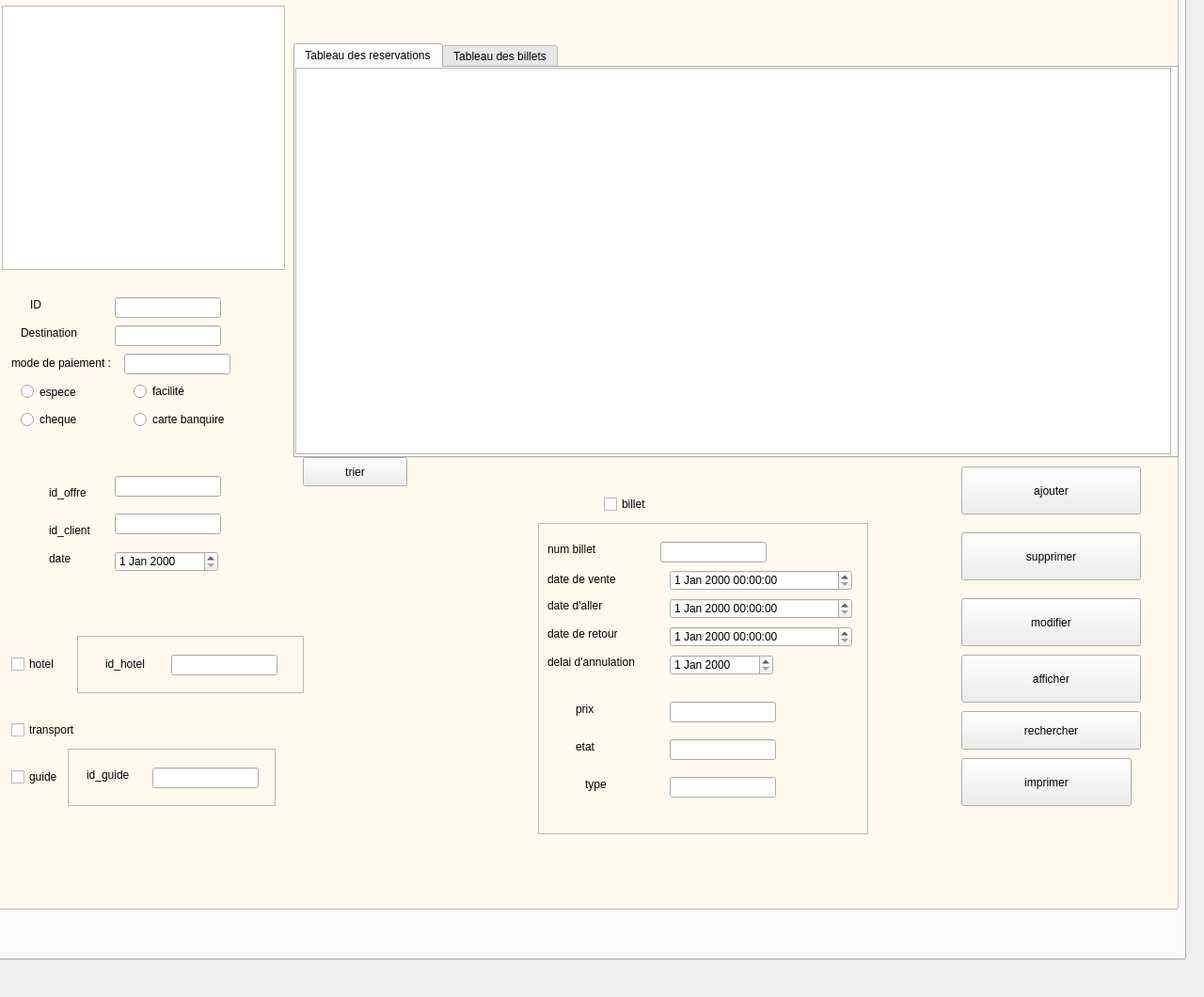
   <widget class="QWidget" name="tab_2">
    <attribute name="title">
     <string>gestion reservation</string>
    </attribute>
    <widget class="QTabWidget" name="tabWidget_3">
     <property name="geometry">
      <rect>
       <x>-10</x>
       <y>-30</y>
       <width>1271</width>
       <height>1051</height>
      </rect>
     </property>
     <property name="currentIndex">
      <number>0</number>
     </property>
     <widget class="QWidget" name="tab_5">
      <attribute name="title">
       <string>ajouter reservation</string>
      </attribute>
      <widget class="QPushButton" name="pb_ajouter">
       <property name="geometry">
        <rect>
         <x>1030</x>
         <y>500</y>
         <width>191</width>
         <height>51</height>
        </rect>
       </property>
       <property name="styleSheet">
        <string notr="true">font: 75 11pt &quot;MS Shell Dlg 2&quot;;
border-image: url(:/new/add.png);
</string>
       </property>
       <property name="text">
        <string>ajouter</string>
       </property>
      </widget>
      <widget class="QLineEdit" name="lineEdit_id">
       <property name="geometry">
        <rect>
         <x>130</x>
         <y>320</y>
         <width>113</width>
         <height>22</height>
        </rect>
       </property>
      </widget>
      <widget class="QLineEdit" name="lineEdit_des">
       <property name="geometry">
        <rect>
         <x>130</x>
         <y>350</y>
         <width>113</width>
         <height>22</height>
        </rect>
       </property>
      </widget>
      <widget class="QLabel" name="label_7">
       <property name="geometry">
        <rect>
         <x>40</x>
         <y>320</y>
         <width>55</width>
         <height>16</height>
        </rect>
       </property>
       <property name="text">
        <string>ID</string>
       </property>
      </widget>
      <widget class="QLabel" name="label_8">
       <property name="geometry">
        <rect>
         <x>30</x>
         <y>350</y>
         <width>71</width>
         <height>16</height>
        </rect>
       </property>
       <property name="text">
        <string>Destination</string>
       </property>
      </widget>
      <widget class="QLabel" name="label_9">
       <property name="geometry">
        <rect>
         <x>20</x>
         <y>380</y>
         <width>131</width>
         <height>20</height>
        </rect>
       </property>
       <property name="text">
        <string>mode de paiement :</string>
       </property>
      </widget>
      <widget class="QLineEdit" name="lineEdit_offre">
       <property name="geometry">
        <rect>
         <x>130</x>
         <y>510</y>
         <width>113</width>
         <height>22</height>
        </rect>
       </property>
      </widget>
      <widget class="QLineEdit" name="lineEdit_client">
       <property name="geometry">
        <rect>
         <x>130</x>
         <y>550</y>
         <width>113</width>
         <height>22</height>
        </rect>
       </property>
      </widget>
      <widget class="QDateEdit" name="dateEdit">
       <property name="geometry">
        <rect>
         <x>130</x>
         <y>590</y>
         <width>110</width>
         <height>22</height>
        </rect>
       </property>
      </widget>
      <widget class="QLabel" name="label_10">
       <property name="geometry">
        <rect>
         <x>60</x>
         <y>520</y>
         <width>55</width>
         <height>16</height>
        </rect>
       </property>
       <property name="text">
        <string>id_offre</string>
       </property>
      </widget>
      <widget class="QLabel" name="label_11">
       <property name="geometry">
        <rect>
         <x>60</x>
         <y>560</y>
         <width>55</width>
         <height>16</height>
        </rect>
       </property>
       <property name="text">
        <string>id_client</string>
       </property>
      </widget>
      <widget class="QLabel" name="label_12">
       <property name="geometry">
        <rect>
         <x>60</x>
         <y>590</y>
         <width>55</width>
         <height>16</height>
        </rect>
       </property>
       <property name="text">
        <string>date</string>
       </property>
      </widget>
      <widget class="QCheckBox" name="checkBox_billet">
       <property name="geometry">
        <rect>
         <x>650</x>
         <y>530</y>
         <width>81</width>
         <height>20</height>
        </rect>
       </property>
       <property name="text">
        <string>billet</string>
       </property>
      </widget>
      <widget class="QFrame" name="frame_billet">
       <property name="geometry">
        <rect>
         <x>580</x>
         <y>560</y>
         <width>351</width>
         <height>331</height>
        </rect>
       </property>
       <property name="frameShape">
        <enum>QFrame::StyledPanel</enum>
       </property>
       <property name="frameShadow">
        <enum>QFrame::Raised</enum>
       </property>
       <widget class="QLabel" name="label_13">
        <property name="geometry">
         <rect>
          <x>10</x>
          <y>20</y>
          <width>55</width>
          <height>16</height>
         </rect>
        </property>
        <property name="text">
         <string>num billet</string>
        </property>
       </widget>
       <widget class="QLineEdit" name="lineEdit_num_billet">
        <property name="geometry">
         <rect>
          <x>130</x>
          <y>20</y>
          <width>113</width>
          <height>22</height>
         </rect>
        </property>
       </widget>
       <widget class="QDateTimeEdit" name="dateTimeEdit_vente">
        <property name="geometry">
         <rect>
          <x>140</x>
          <y>50</y>
          <width>194</width>
          <height>22</height>
         </rect>
        </property>
       </widget>
       <widget class="QDateTimeEdit" name="dateTimeEdit_aller">
        <property name="geometry">
         <rect>
          <x>140</x>
          <y>80</y>
          <width>194</width>
          <height>22</height>
         </rect>
        </property>
       </widget>
       <widget class="QDateTimeEdit" name="dateTimeEdit_retour">
        <property name="geometry">
         <rect>
          <x>140</x>
          <y>110</y>
          <width>194</width>
          <height>22</height>
         </rect>
        </property>
       </widget>
       <widget class="QDateEdit" name="dateEdit_delai">
        <property name="geometry">
         <rect>
          <x>140</x>
          <y>140</y>
          <width>110</width>
          <height>22</height>
         </rect>
        </property>
       </widget>
       <widget class="QLineEdit" name="lineEdit_prix">
        <property name="geometry">
         <rect>
          <x>140</x>
          <y>190</y>
          <width>113</width>
          <height>22</height>
         </rect>
        </property>
       </widget>
       <widget class="QLineEdit" name="lineEdit_etat">
        <property name="geometry">
         <rect>
          <x>140</x>
          <y>230</y>
          <width>113</width>
          <height>22</height>
         </rect>
        </property>
       </widget>
       <widget class="QLineEdit" name="lineEdit_type">
        <property name="geometry">
         <rect>
          <x>140</x>
          <y>270</y>
          <width>113</width>
          <height>22</height>
         </rect>
        </property>
       </widget>
       <widget class="QLabel" name="label_14">
        <property name="geometry">
         <rect>
          <x>10</x>
          <y>50</y>
          <width>101</width>
          <height>20</height>
         </rect>
        </property>
        <property name="text">
         <string>date de vente</string>
        </property>
       </widget>
       <widget class="QLabel" name="label_15">
        <property name="geometry">
         <rect>
          <x>10</x>
          <y>80</y>
          <width>81</width>
          <height>16</height>
         </rect>
        </property>
        <property name="text">
         <string>date d'aller</string>
        </property>
       </widget>
       <widget class="QLabel" name="label_16">
        <property name="geometry">
         <rect>
          <x>10</x>
          <y>110</y>
          <width>101</width>
          <height>16</height>
         </rect>
        </property>
        <property name="text">
         <string>date de retour</string>
        </property>
       </widget>
       <widget class="QLabel" name="label_17">
        <property name="geometry">
         <rect>
          <x>10</x>
          <y>140</y>
          <width>101</width>
          <height>16</height>
         </rect>
        </property>
        <property name="text">
         <string>delai d'annulation</string>
        </property>
       </widget>
       <widget class="QLabel" name="label_18">
        <property name="geometry">
         <rect>
          <x>40</x>
          <y>190</y>
          <width>55</width>
          <height>16</height>
         </rect>
        </property>
        <property name="text">
         <string>prix</string>
        </property>
       </widget>
       <widget class="QLabel" name="label_19">
        <property name="geometry">
         <rect>
          <x>40</x>
          <y>230</y>
          <width>55</width>
          <height>16</height>
         </rect>
        </property>
        <property name="text">
         <string>etat</string>
        </property>
       </widget>
       <widget class="QLabel" name="label_20">
        <property name="geometry">
         <rect>
          <x>50</x>
          <y>270</y>
          <width>55</width>
          <height>16</height>
         </rect>
        </property>
        <property name="text">
         <string>type</string>
        </property>
       </widget>
      </widget>
      <widget class="QFrame" name="frame_guide">
       <property name="geometry">
        <rect>
         <x>80</x>
         <y>800</y>
         <width>221</width>
         <height>61</height>
        </rect>
       </property>
       <property name="frameShape">
        <enum>QFrame::StyledPanel</enum>
       </property>
       <property name="frameShadow">
        <enum>QFrame::Raised</enum>
       </property>
       <widget class="QLineEdit" name="lineEdit_guide">
        <property name="geometry">
         <rect>
          <x>90</x>
          <y>20</y>
          <width>113</width>
          <height>22</height>
         </rect>
        </property>
       </widget>
       <widget class="QLabel" name="label_21">
        <property name="geometry">
         <rect>
          <x>20</x>
          <y>20</y>
          <width>55</width>
          <height>16</height>
         </rect>
        </property>
        <property name="text">
         <string>id_guide</string>
        </property>
       </widget>
      </widget>
      <widget class="QCheckBox" name="checkBox_guide">
       <property name="geometry">
        <rect>
         <x>20</x>
         <y>820</y>
         <width>81</width>
         <height>20</height>
        </rect>
       </property>
       <property name="text">
        <string>guide</string>
       </property>
      </widget>
      <widget class="QLabel" name="label_billet">
       <property name="geometry">
        <rect>
         <x>0</x>
         <y>460</y>
         <width>61</width>
         <height>51</height>
        </rect>
       </property>
       <property name="text">
        <string/>
       </property>
      </widget>
      <widget class="QCheckBox" name="checkBox_3">
       <property name="geometry">
        <rect>
         <x>20</x>
         <y>700</y>
         <width>81</width>
         <height>20</height>
        </rect>
       </property>
       <property name="text">
        <string>hotel</string>
       </property>
      </widget>
      <widget class="QLabel" name="label_guide">
       <property name="geometry">
        <rect>
         <x>0</x>
         <y>320</y>
         <width>61</width>
         <height>51</height>
        </rect>
       </property>
       <property name="text">
        <string/>
       </property>
      </widget>
      <widget class="QFrame" name="frame_hotel">
       <property name="geometry">
        <rect>
         <x>90</x>
         <y>680</y>
         <width>241</width>
         <height>61</height>
        </rect>
       </property>
       <property name="frameShape">
        <enum>QFrame::StyledPanel</enum>
       </property>
       <property name="frameShadow">
        <enum>QFrame::Raised</enum>
       </property>
       <widget class="QLabel" name="label_22">
        <property name="geometry">
         <rect>
          <x>30</x>
          <y>20</y>
          <width>61</width>
          <height>20</height>
         </rect>
        </property>
        <property name="text">
         <string>id_hotel</string>
        </property>
       </widget>
       <widget class="QLineEdit" name="lineEdit_hotel">
        <property name="geometry">
         <rect>
          <x>100</x>
          <y>20</y>
          <width>113</width>
          <height>22</height>
         </rect>
        </property>
       </widget>
      </widget>
      <widget class="QCheckBox" name="checkBox_4">
       <property name="geometry">
        <rect>
         <x>20</x>
         <y>770</y>
         <width>81</width>
         <height>20</height>
        </rect>
       </property>
       <property name="text">
        <string>transport</string>
       </property>
      </widget>
      <widget class="QPushButton" name="pb_supprimer">
       <property name="geometry">
        <rect>
         <x>1030</x>
         <y>570</y>
         <width>191</width>
         <height>51</height>
        </rect>
       </property>
       <property name="styleSheet">
        <string notr="true">font: 75 11pt &quot;MS Shell Dlg 2&quot;;

border-image: url(:/new/supp2.png);</string>
       </property>
       <property name="text">
        <string>supprimer</string>
       </property>
      </widget>
      <widget class="QPushButton" name="mise_a_jour">
       <property name="geometry">
        <rect>
         <x>1030</x>
         <y>640</y>
         <width>191</width>
         <height>51</height>
        </rect>
       </property>
       <property name="styleSheet">
        <string notr="true">font: 75 11pt &quot;MS Shell Dlg 2&quot;;
border-image: url(:/new/MODIF2.png);</string>
       </property>
       <property name="text">
        <string>modifier</string>
       </property>
      </widget>
      <widget class="QPushButton" name="afficher">
       <property name="geometry">
        <rect>
         <x>1030</x>
         <y>700</y>
         <width>191</width>
         <height>51</height>
        </rect>
       </property>
       <property name="styleSheet">
        <string notr="true">font: 75 11pt &quot;MS Shell Dlg 2&quot;;
border-image: url(:/new/logout.png);</string>
       </property>
       <property name="text">
        <string>afficher</string>
       </property>
      </widget>
      <widget class="QTabWidget" name="tabWidget_4">
       <property name="geometry">
        <rect>
         <x>320</x>
         <y>50</y>
         <width>941</width>
         <height>441</height>
        </rect>
       </property>
       <property name="currentIndex">
        <number>0</number>
       </property>
       <widget class="QWidget" name="tab_6">
        <attribute name="title">
         <string>Tableau des reservations</string>
        </attribute>
        <widget class="QTableView" name="tabreservation_2">
         <property name="geometry">
          <rect>
           <x>0</x>
           <y>0</y>
           <width>931</width>
           <height>411</height>
          </rect>
         </property>
        </widget>
       </widget>
       <widget class="QWidget" name="tab_7">
        <attribute name="title">
         <string>Tableau des billets</string>
        </attribute>
        <widget class="QTableView" name="tabbillet">
         <property name="geometry">
          <rect>
           <x>0</x>
           <y>0</y>
           <width>981</width>
           <height>421</height>
          </rect>
         </property>
        </widget>
       </widget>
      </widget>
      <widget class="QRadioButton" name="espece">
       <property name="geometry">
        <rect>
         <x>30</x>
         <y>410</y>
         <width>95</width>
         <height>21</height>
        </rect>
       </property>
       <property name="text">
        <string>espece</string>
       </property>
      </widget>
      <widget class="QRadioButton" name="cheque">
       <property name="geometry">
        <rect>
         <x>30</x>
         <y>440</y>
         <width>95</width>
         <height>20</height>
        </rect>
       </property>
       <property name="text">
        <string>cheque</string>
       </property>
      </widget>
      <widget class="QRadioButton" name="facilite">
       <property name="geometry">
        <rect>
         <x>150</x>
         <y>410</y>
         <width>95</width>
         <height>20</height>
        </rect>
       </property>
       <property name="text">
        <string>facilité</string>
       </property>
      </widget>
      <widget class="QRadioButton" name="carte_banquire">
       <property name="geometry">
        <rect>
         <x>150</x>
         <y>440</y>
         <width>111</width>
         <height>20</height>
        </rect>
       </property>
       <property name="text">
        <string>carte banquire</string>
       </property>
      </widget>
      <widget class="QLineEdit" name="lineEdit_7">
       <property name="geometry">
        <rect>
         <x>140</x>
         <y>380</y>
         <width>113</width>
         <height>22</height>
        </rect>
       </property>
      </widget>
      <widget class="QLabel" name="label_transport">
       <property name="geometry">
        <rect>
         <x>110</x>
         <y>750</y>
         <width>61</width>
         <height>51</height>
        </rect>
       </property>
       <property name="text">
        <string/>
       </property>
      </widget>
      <widget class="QGraphicsView" name="graphicsView">
       <property name="geometry">
        <rect>
         <x>-20</x>
         <y>0</y>
         <width>1281</width>
         <height>971</height>
        </rect>
       </property>
       <property name="styleSheet">
        <string notr="true">background-color: rgb(255, 250, 238);</string>
       </property>
      </widget>
      <widget class="QLabel" name="label_hotel">
       <property name="geometry">
        <rect>
         <x>340</x>
         <y>690</y>
         <width>61</width>
         <height>51</height>
        </rect>
       </property>
       <property name="text">
        <string/>
       </property>
      </widget>
      <widget class="QGraphicsView" name="graphicsView_12">
       <property name="geometry">
        <rect>
         <x>10</x>
         <y>10</y>
         <width>301</width>
         <height>281</height>
        </rect>
       </property>
       <property name="styleSheet">
        <string notr="true">border-image: url(:/new/logo.png);</string>
       </property>
      </widget>
      <widget class="QLabel" name="label_pic">
       <property name="geometry">
        <rect>
         <x>810</x>
         <y>-70</y>
         <width>361</width>
         <height>371</height>
        </rect>
       </property>
       <property name="styleSheet">
        <string notr="true">font: 75 12pt &quot;MS Shell Dlg 2&quot;;</string>
       </property>
       <property name="text">
        <string/>
       </property>
      </widget>
      <widget class="QPushButton" name="rechercher">
       <property name="geometry">
        <rect>
         <x>1030</x>
         <y>760</y>
         <width>191</width>
         <height>41</height>
        </rect>
       </property>
       <property name="styleSheet">
        <string notr="true">border-image: url(:/new/cherche2.png);
font: 75 11pt &quot;MS Shell Dlg 2&quot;;</string>
       </property>
       <property name="text">
        <string>rechercher</string>
       </property>
      </widget>
      <widget class="QPushButton" name="trier">
       <property name="geometry">
        <rect>
         <x>330</x>
         <y>490</y>
         <width>111</width>
         <height>31</height>
        </rect>
       </property>
       <property name="styleSheet">
        <string notr="true">font: 75 11pt &quot;MS Shell Dlg 2&quot;;
border-image: url(:/new/logout.png);</string>
       </property>
       <property name="text">
        <string>trier</string>
       </property>
      </widget>
      <widget class="QPushButton" name="screen">
       <property name="geometry">
        <rect>
         <x>1030</x>
         <y>810</y>
         <width>181</width>
         <height>51</height>
        </rect>
       </property>
       <property name="styleSheet">
        <string notr="true">border-image: url(:/new/logout.png);
font: 75 11pt &quot;MS Shell Dlg 2&quot;;</string>
       </property>
       <property name="text">
        <string>imprimer</string>
       </property>
      </widget>
      <zorder>graphicsView</zorder>
      <zorder>label_9</zorder>
      <zorder>label_11</zorder>
      <zorder>label_12</zorder>
      <zorder>tabWidget_4</zorder>
      <zorder>lineEdit_7</zorder>
      <zorder>pb_ajouter</zorder>
      <zorder>lineEdit_id</zorder>
      <zorder>lineEdit_des</zorder>
      <zorder>lineEdit_offre</zorder>
      <zorder>lineEdit_client</zorder>
      <zorder>dateEdit</zorder>
      <zorder>label_7</zorder>
      <zorder>label_8</zorder>
      <zorder>label_10</zorder>
      <zorder>checkBox_billet</zorder>
      <zorder>frame_billet</zorder>
      <zorder>frame_guide</zorder>
      <zorder>checkBox_guide</zorder>
      <zorder>checkBox_3</zorder>
      <zorder>label_billet</zorder>
      <zorder>label_guide</zorder>
      <zorder>frame_hotel</zorder>
      <zorder>checkBox_4</zorder>
      <zorder>pb_supprimer</zorder>
      <zorder>mise_a_jour</zorder>
      <zorder>afficher</zorder>
      <zorder>espece</zorder>
      <zorder>cheque</zorder>
      <zorder>facilite</zorder>
      <zorder>carte_banquire</zorder>
      <zorder>label_transport</zorder>
      <zorder>label_hotel</zorder>
      <zorder>graphicsView_12</zorder>
      <zorder>label_pic</zorder>
      <zorder>rechercher</zorder>
      <zorder>trier</zorder>
      <zorder>screen</zorder>
     </widget>
    </widget>
   </widget>
